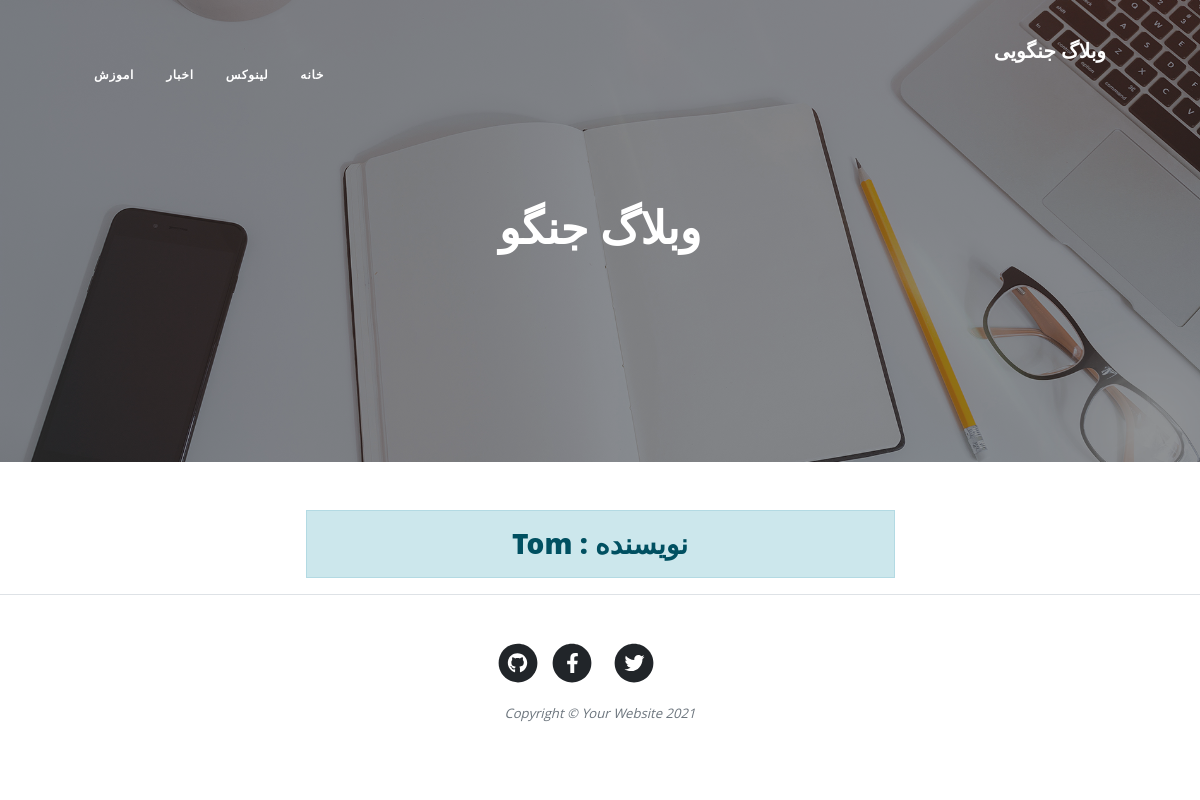
The app's page /author/Tom, older data.
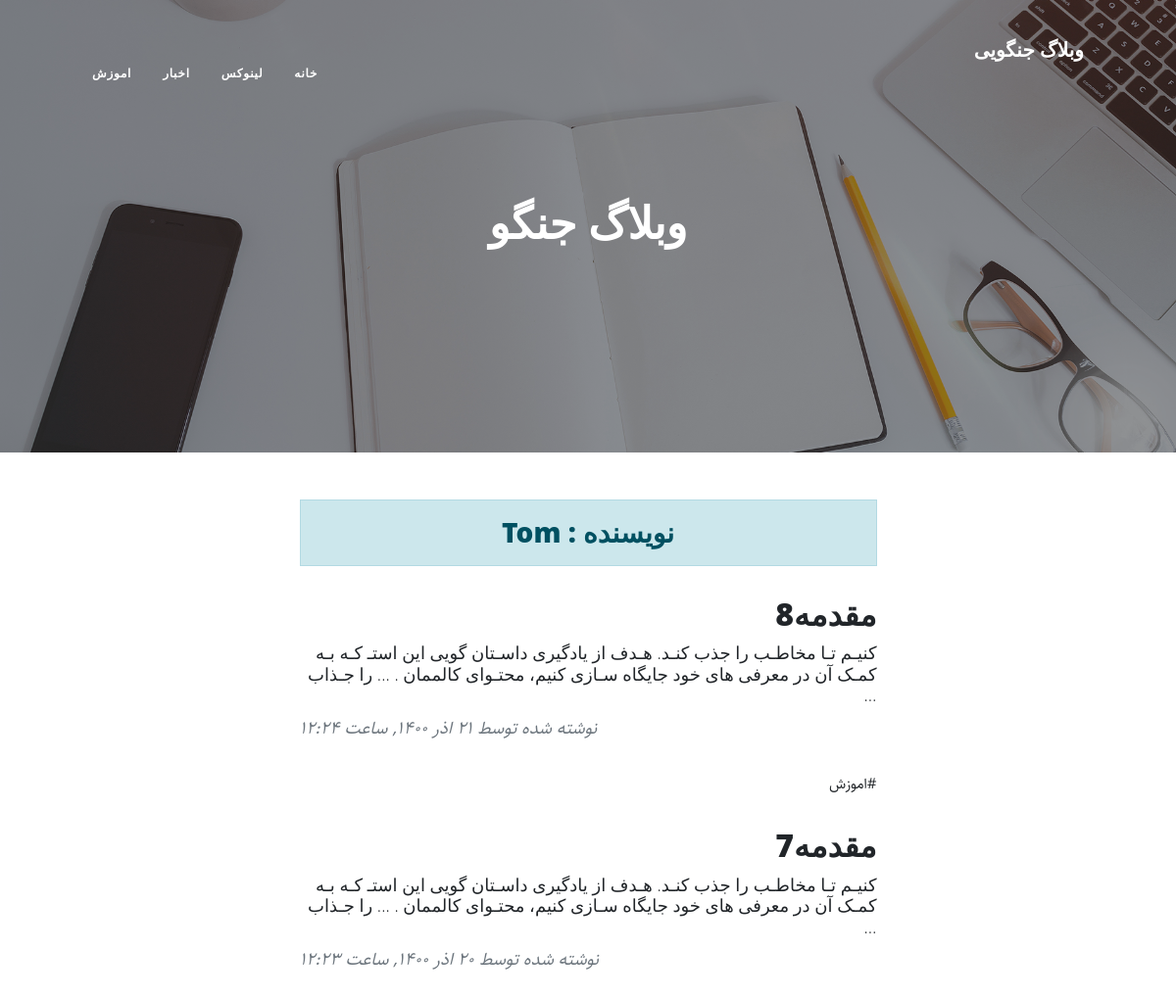
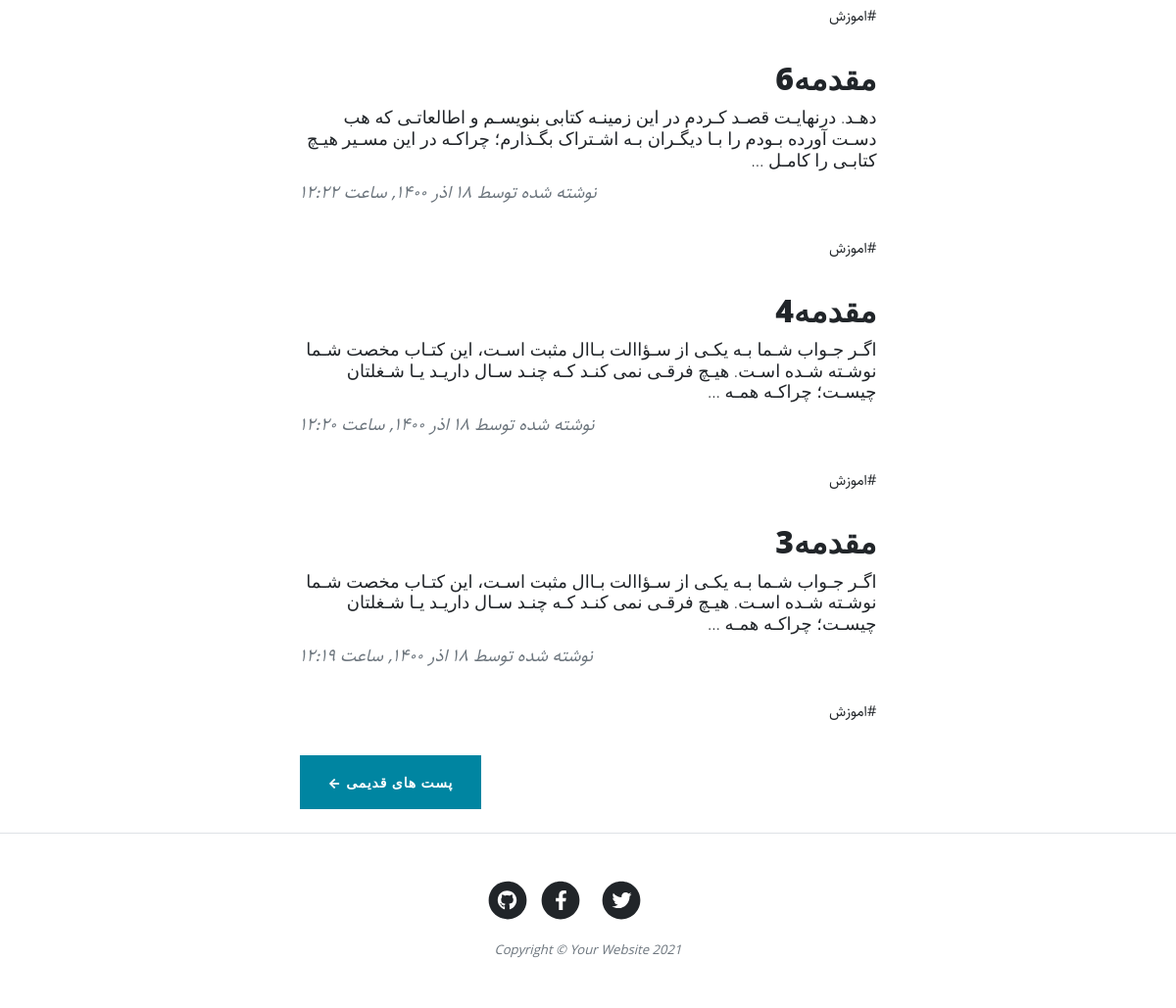
The same page, newer data (2 pictures, top to bottom).
### blog/models.py (models this page shows, shortened)
class Category(models.Model):
    parent = models.ForeignKey('self', default=None, null=True, blank=True, on_delete=models.SET_NULL, related_name='children', verbose_name='زیر دسته')
    title = models.CharField(max_length=200, verbose_name='عنوان دسته بندی ')
    slug = models.SlugField(max_length=100, unique=True,verbose_name=' ادرس دسته بندی')
    status = models.BooleanField(default=True, verbose_name='ایا نمایش داده شود؟')
    position = models.IntegerField(verbose_name='پوزیشن')
    class Meta():
        verbose_name = 'دسته بندی '
        verbose_name_plural = 'دسته بندی ها'
        ordering = ['parent__id' ,'position']
    objects = CategoryManager()

class Article(models.Model):
    STATUS_CHOICES = (
        ('d', 'پیش نویس  '),
        ('p', 'منتشر شده '),
    )
    author = models.ForeignKey(User, null=True, on_delete=models.SET_NULL, related_name='articles', verbose_name="نویسنده")
    title = models.CharField(max_length=60, verbose_name='عنوان مقاله')
    slug = models.SlugField(max_length=60, unique=True,verbose_name='ادرس مقاله')
    category = models.ManyToManyField(Category, verbose_name='دسته بندی', related_name='articles')
    description = models.TextField(verbose_name='محتوا')
    thumbnail = models.ImageField(upload_to="images/", verbose_name='تصویر مقاله')
    publish = models.DateTimeField(default=timezone.now, verbose_name='زمان انتشار')
    created = models.DateTimeField(auto_now_add=True)
    updated = models.DateTimeField(auto_now=True)
    status = models.CharField(max_length=1, choices=STATUS_CHOICES, verbose_name='وضعیت')
    class Meta():
        verbose_name = 'مقاله'
        verbose_name_plural = 'مقالات'
        ordering = ['-publish']
    def jpublish(self):
        return jalali_converter(self.publish)
    jpublish.short_description = "زمان انتشار"
    def thumbnail_tag(self):
        return format_html("<img width=100 height=75 style='border-radius:7px;' src='{}'".format(self.thumbnail.url))
    thumbnail_tag.short_description = " عکس"
    objects = ArticleManager()

### blog/views.py (the view)
# urls.py: path('author/<slug:username>', AuthorList.as_view(), name="author"),
class AuthorList(ListView):
    paginate_by = 5
    template_name = 'blog/author_list.html'
    def get_queryset(self):
        global author
        username = self.kwargs.get('username')
        author = get_object_or_404(User, username=username)
        return author.articles.published()
    def get_context_data(self, **kwargs):
        context = super().get_context_data(**kwargs)
        context['author'] = author
        return context

### blog/models.py (called while the page is built)
    def published(self):
        return self.filter(status="p")

    def active(self):
        return self.filter(status=True)

### blog/templatetags/base_tags.py (called while the page is built)
@register.simple_tag
def title(data='وبلاگ جنگویی'):
    return data

@register.inclusion_tag("blog/partials/category_navbar.html")
def category_navbar():
    return {
        "category" : Category.objects.filter(status=True),
    }

### extensions/jalali.py (called while the page is built)
    def persian_tuple(self):
        return self.persian_year, self.persian_month, self.persian_day

### extensions/utils.py (called while the page is built)
def persian_numbers_converter(mystr):
   numbers = {
      "0":"۰",
      "1":"۱",
      "2":"۲",
      "3":"۳",
      "4":"۴",
      "5":"۵",
      "6":"۶",
      "7":"۷",
      "8":"۸",
      "9":"۹",
   }
   for e, p in numbers.items():
      mystr = mystr.replace(e,p)
   return mystr

def jalali_converter(time):
   jmonths = ['فروردین','اردیبهشت','خرداد','تیر','مرداد','شهریور','مهر','ابان','اذر','دی','بهمن','اسفند']
   time = timezone.localtime(time)
   time_to_str = "{},{},{}".format(time.year, time.month, time.day)
   time_to_tuple = jalali.Gregorian(time_to_str).persian_tuple()
   time_to_list = list(time_to_tuple)
   for index, month in enumerate(jmonths):
      if time_to_list[1] == index + 1:
         time_to_list[1] = month
         break
   output = "{} {} {}, ساعت {}:{}".format(
      time_to_list[2],
      time_to_list[1],
      time_to_list[0],
      time.hour,
      time.minute,
   )
   return  persian_numbers_converter(output)

### templates/blog/author_list.html (shortened to what this page needs)
{% extends 'blog/list.html' %}
{% block header %}
<h3 class="alert alert-primary text-center">  نویسنده : {{author.username}}</h3>
{% endblock  %}
{% block next_url %}
{% url 'blog:author' author.username page_obj.next_page_number %}
{% endblock  %}

### templates/blog/list.html (shortened to what this page needs)
{% extends 'blog/base.html' %}
{% load static %}
{% block main %}
<header class="masthead" style="background-image: url('{% static 'blog/assets/img/home-bg.jpg' %}')">
    <div class="container position-relative px-4 px-lg-5">
        <div class="row gx-4 gx-lg-5 justify-content-center">
            <div class="col-md-10 col-lg-8 col-xl-7">
                <div class="site-heading">
                    <h1>وبلاگ جنگو</h1>
                </div>
            </div>
        </div>
    </div>
</header>
    <div class="container px-4 px-lg-5">
        <div class="row gx-4 gx-lg-5 justify-content-center">
            <div class="col-md-10 col-lg-8 col-xl-7">
                {% block header %}{% endblock %}
                {% for article in object_list %}
                    <div class="post-preview">
                        <a href="{%url 'blog:detail' article.slug %}">
                            <h2 class="post-title">{{article.title}}</h2>
                            <h3 class="post-subtitle">{{article.description|truncatewords:30}}</h3>
                        </a>
                        <p class="post-meta">
                            نوشته شده توسط
                            {{article.jpublish}}
                            <div class="">
                                {% for cat in article.category.active %}
                                   <a href="{% url 'blog:category' cat.slug %}">#{{cat.title}}</a>
                                {% endfor %}
                            </div>
                        </p>
                    </div>
                {% endfor %}
                {% if is_paginated %}
                    <div class="d-flex justify-content-end mb-4 pager-botton">
                        {% if page_obj.has_next %}
                        <a class="btn btn-primary text-uppercase" href="{% block next_url %}{% endblock  %}">پست های قدیمی &larr;</a>
                        {% endif %}
                    </div>
                {% endif %}
            </div>
        </div>
    </div>
{% endblock  %}

### templates/blog/base.html (shortened to what this page needs)
{% load static %}
{% load base_tags %}
<!DOCTYPE html>
<html lang="en">
    <head>
        <link href="{%static 'blog/css/styles.css'%}" rel="stylesheet" />
        <link href="{%static 'blog/css/rtl.css'%}" rel="stylesheet" />
    </head>
    <body>
        <nav class="navbar navbar-expand-lg navbar-light" id="mainNav">
            <div class="container px-4 px-lg-5">
                <a class="navbar-brand" href="{% url 'blog:home' %}">{% title %}</a>
                {% category_navbar%}
            </div>
        </nav>
        {% block main %}
        {% endblock  %}
        <footer class="border-top">
            <div class="container px-4 px-lg-5">
                <div class="row gx-4 gx-lg-5 justify-content-center">
                    <div class="col-md-10 col-lg-8 col-xl-7">
                        <ul class="list-inline text-center">
                            <li class="list-inline-item">
                                <a href="#!">
                                    <span class="fa-stack fa-lg">
                                        <i class="fas fa-circle fa-stack-2x"></i>
                                        <i class="fab fa-twitter fa-stack-1x fa-inverse"></i>
                                    </span>
                                </a>
                            </li>
                            <li class="list-inline-item">
                                <a href="#!">
                                    <span class="fa-stack fa-lg">
                                        <i class="fas fa-circle fa-stack-2x"></i>
                                        <i class="fab fa-facebook-f fa-stack-1x fa-inverse"></i>
                                    </span>
                                </a>
                            </li>
                            <li class="list-inline-item">
                                <a href="#!">
                                    <span class="fa-stack fa-lg">
                                        <i class="fas fa-circle fa-stack-2x"></i>
                                        <i class="fab fa-github fa-stack-1x fa-inverse"></i>
                                    </span>
                                </a>
                            </li>
                        </ul>
                        <div class="small text-center text-muted fst-italic">Copyright &copy; Your Website 2021</div>
                    </div>
                </div>
            </div>
        </footer>
    </body>
</html>

### templates/blog/partials/category_navbar.html (shortened to what this page needs)
<div class="collapse navbar-collapse nav" id="navbarResponsive">
    <ul class="navbar-nav ms-auto py-4 py-lg-0">
        <li class="nav-item">
            <a class="nav-link px-lg-3 py-3 py-lg-4" href="{% url 'blog:home' %}">خانه</a>
        </li>
        {% for cat in category %}
            {% if cat.parent == None %}
            <li class="nav-item">
                <a class="nav-link px-lg-3 py-3 py-lg-4" href="{% url 'blog:category' cat.slug %}">{{cat.title}}</a>
            </li>
            {% endif %}
        {% endfor %}
    </ul>
</div>

### static/blog/css/rtl.css (style rules this page uses)
body { direction: rtl; text-align: right; font-family: "Sahel"; font-size:15px; }
ul.navbar-nav.ms-auto.py-4.py-lg-0 { margin-left: initial !important; margin-right: auto !important; }
p.post-meta { text-align: left; }
.pager-botton { float: left !important; }
header.masthead .site-heading h1, header.masthead .site-heading .h1 { font-size: 45px; }
.post-preview > a > .post-title { font-size:32px !important; }
.post-subtitle { font-size:18px; }
.nav ul { padding-right: 0; }
.nav ul li { border-bottom: none; height: 86px; line-height: 86px; font-size: 14px; display: inline-block; float:left; margin: 0 auto; }
.nav ul li a { text-decoration: none; color:#000000; display: block; transition: .3s background-color; padding:0 24px; }
.nav a { border-bottom:none; }

Row changes from the older to the newer data that the page shows:
now on this page (row edited): Article: title "مقدمه8", description "کنیـم تـا مخاطـب را جذب کنـد. هـدف از یادگیری داسـتان گویی این استـ کـه بـه کمـک آن در معرفی های خود جایگاه سـازی کنیم، محتـوای کالممان . ... را جـذاب …", jpublish "۲۱ اذر ۱۴۰۰, ساعت ۱۲:۲۴", Category (title "اموزش")
now on this page (row edited): Article: title "مقدمه7", description "کنیـم تـا مخاطـب را جذب کنـد. هـدف از یادگیری داسـتان گویی این استـ کـه بـه کمـک آن در معرفی های خود جایگاه سـازی کنیم، محتـوای کالممان . ... را جـذاب …", jpublish "۲۰ اذر ۱۴۰۰, ساعت ۱۲:۲۳", Category (title "اموزش")
now on this page (row edited): Article: title "مقدمه6", description "دهـد. درنهایـت قصـد کـردم در این زمینـه کتابی بنویسـم و اطالعاتـی که هب دسـت آورده بـودم را بـا دیگـران بـه اشـتراک بگـذارم؛ چراکـه در این مسـیر هیـچ کتابـی را کامـل …", jpublish "۱۸ اذر ۱۴۰۰, ساعت ۱۲:۲۲", Category (title "اموزش")
now on this page (row edited): Article: title "مقدمه4", description "اگـر جـواب شـما بـه یکـی از سـؤاالت بـاال مثبت اسـت، این کتـاب مخصت شـما نوشـته شـده اسـت. هیـچ فرقـی نمی کنـد کـه چنـد سـال داریـد یـا شـغلتان چیسـت؛ چراکـه همـه …", jpublish "۱۸ اذر ۱۴۰۰, ساعت ۱۲:۲۰", Category (title "اموزش")
now on this page (row edited): Article: title "مقدمه3", description "اگـر جـواب شـما بـه یکـی از سـؤاالت بـاال مثبت اسـت، این کتـاب مخصت شـما نوشـته شـده اسـت. هیـچ فرقـی نمی کنـد کـه چنـد سـال داریـد یـا شـغلتان چیسـت؛ چراکـه همـه …", jpublish "۱۸ اذر ۱۴۰۰, ساعت ۱۲:۱۹", Category (title "اموزش")
Text that changed along with them:
text now shown: "پست های قدیمی ←"
